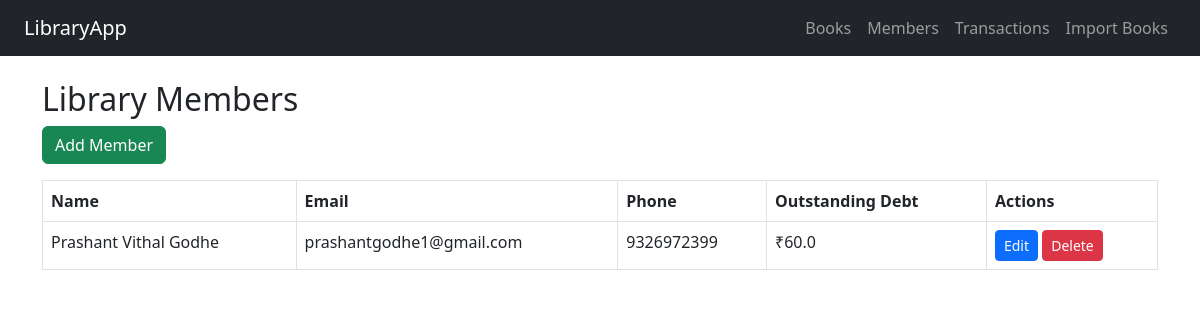
/members, run on the app's committed database.
### tables this page shows
CREATE TABLE members (
    id INTEGER PRIMARY KEY AUTOINCREMENT,
    name TEXT NOT NULL,
    email TEXT UNIQUE,
    phone TEXT,
    debt REAL DEFAULT 0
);

### app.py (the view)
@app.route('/members')
def members():
    conn = get_db_connection()
    members = conn.execute('SELECT * FROM members').fetchall()
    conn.close()
    return render_template('members.html', members=members)

### app.py (called while the page is built)
def get_db_connection():
    conn = sqlite3.connect('database.db')
    conn.row_factory = sqlite3.Row
    return conn

### templates/members.html
{% extends 'base.html' %}
{% block content %}
<h2>Library Members</h2>
<a href="{{ url_for('add_member') }}" class="btn btn-success mb-3">Add Member</a>
<table class="table table-bordered">
  <thead>
    <tr>
      <th>Name</th>
      <th>Email</th>
      <th>Phone</th>
      <th>Outstanding Debt</th>
      <th>Actions</th>
    </tr>
  </thead>
  <tbody>
    {% for member in members %}
    <tr>
      <td>{{ member['name'] }}</td>
      <td>{{ member['email'] }}</td>
      <td>{{ member['phone'] }}</td>
      <td>₹{{ member['debt'] }}</td>
      <td>
        <a href="{{ url_for('edit_member', id=member['id']) }}" class="btn btn-primary btn-sm">Edit</a>
        <a href="{{ url_for('delete_member', id=member['id']) }}" class="btn btn-danger btn-sm" onclick="return confirm('Are you sure?')">Delete</a>
      </td>
    </tr>
    {% endfor %}
  </tbody>
</table>
{% endblock %}

### data on the page
members: name "Prashant Vithal Godhe", email "prashantgodhe1@gmail.com", phone "9326972399", debt "60.0"
